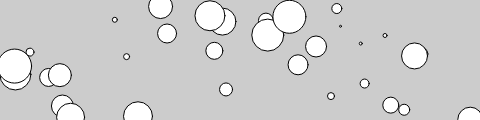
Frame 1 (no input)
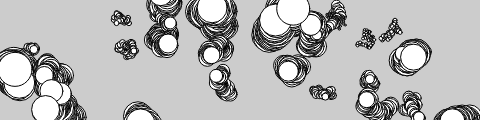
Frame 60 (no input)
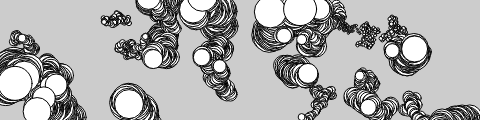
Frame 120 (the mouse pressed at the canvas centre since frame 60)

The p5.js sketch that drew these frames (run headless with seeded random() and noise() and a simulated clock; from frame 60 on, the mouse is pressed at the canvas centre):

// p5.js sketch
// ── sketch.js
let bugs = [];
let num = 33;

function setup() {
  createCanvas(480, 120);
  for (let i = 0; i < num; i++) {
    let x = random(width);
    let y = random(height);
    let r = i + 2;
    bugs[i] = new JitterBug(x, y, r);
  }
  background(204);
}

function draw() {
  for (let i = 0; i < bugs.length; i++) {
    bugs[i].move();
    bugs[i].display();
  }
}

function JitterBug(tempX, tempY, tempDiameter) {
  this.x = tempX;
  this.y = tempY;
  this.diameter = tempDiameter;
  this.speed = 2.5;
  
  this.move = function() {
    this.x += random(-this.speed, this.speed);
    this.y += random(-this.speed, this.speed);
  }
  
  this.display = function() {
    ellipse(this.x, this.y, this.diameter, this.diameter);
  }
}

// https://editor.p5js.org/jht1493/sketches/XDfmnW1JD
// Ex_11_09 Managing Many Objects

// https://github.com/lmccart/gswp5.js-code/blob/master/11_Arrays/Ex_11_09.js
